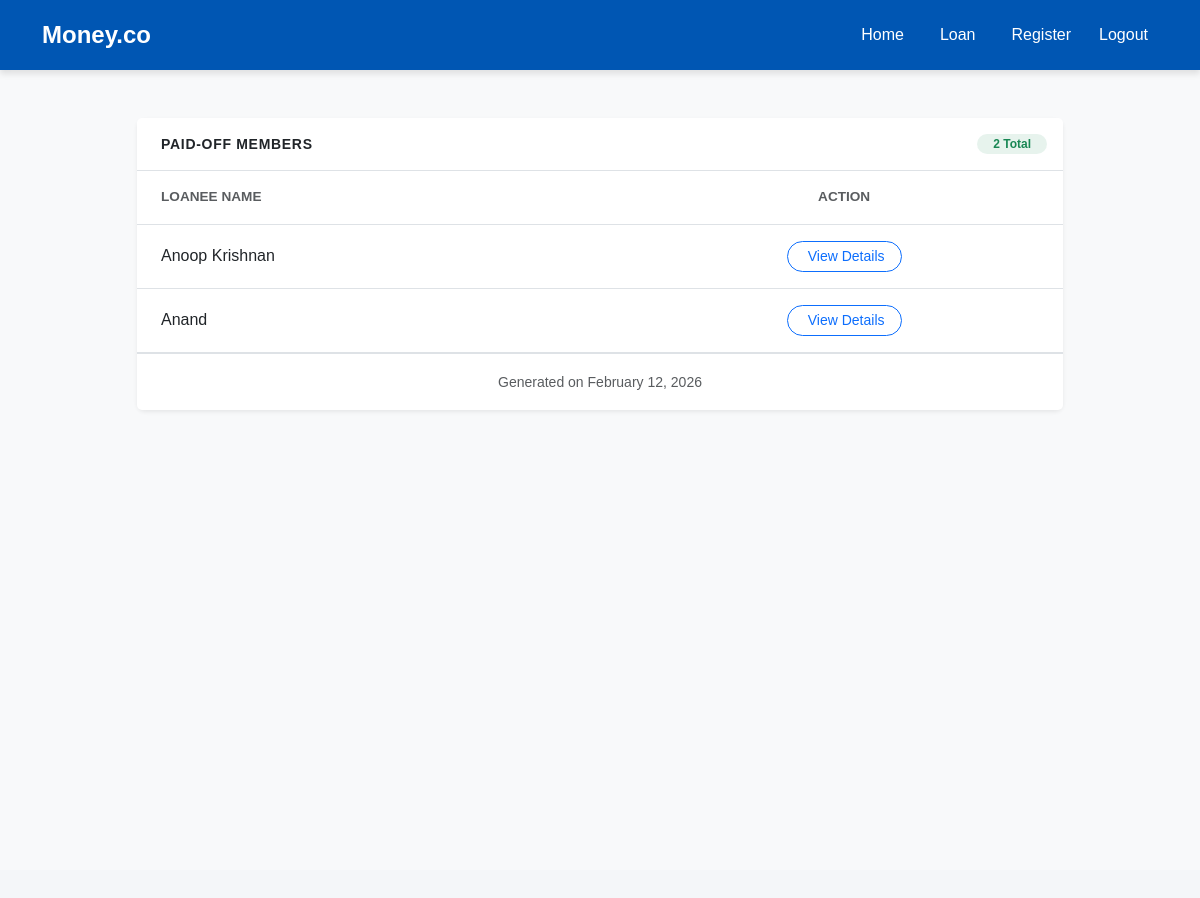
/paid_off/, run on an earlier commit of the app's database.
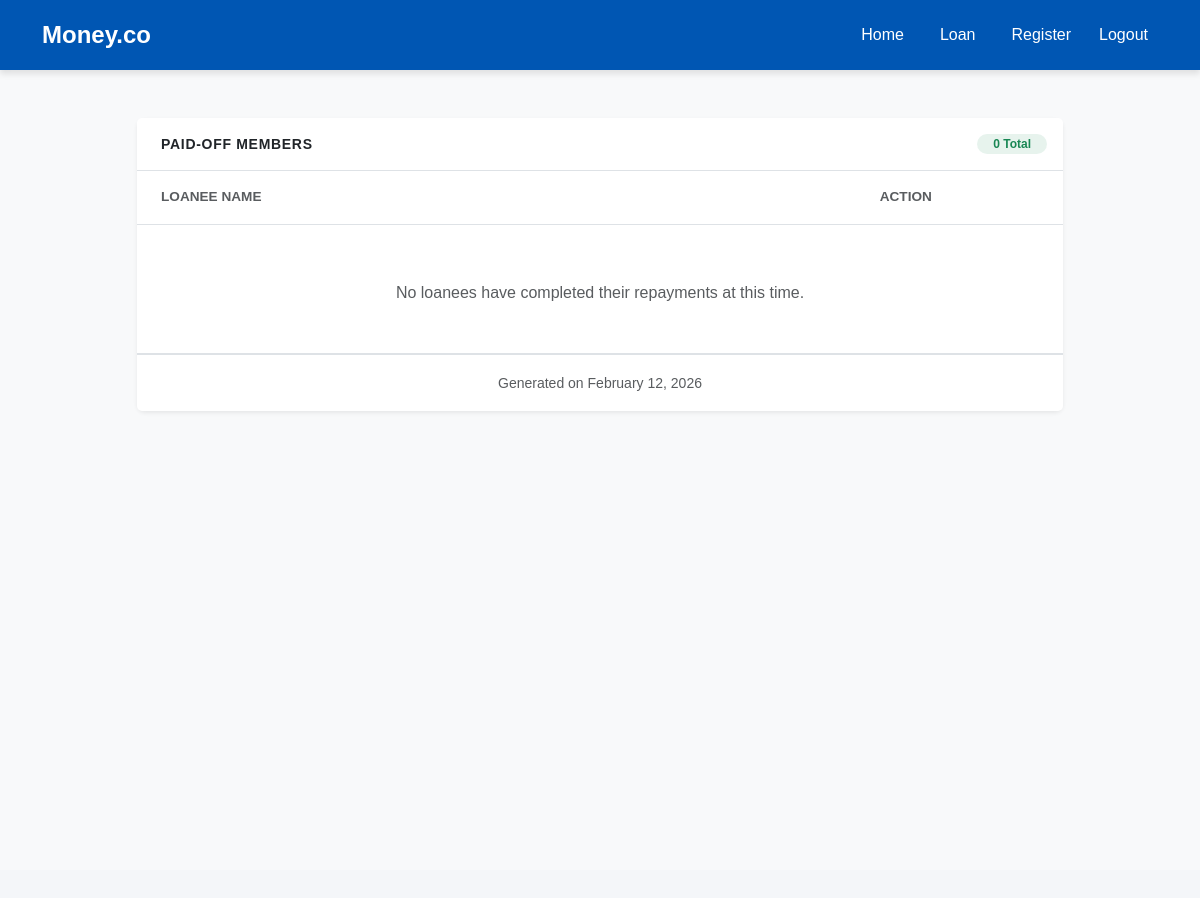
And on a later commit of the database.
### moneyapp/models.py (models this page shows, shortened)
class LoanRepayment(models.Model):
    member               = models.ForeignKey(Member, on_delete=models.CASCADE)
    repayment_number     = models.PositiveIntegerField()
    repayment_date       = models.DateField()
    interest_paid        = models.DecimalField(max_digits=10, decimal_places=2)
    principal_paid       = models.DecimalField(max_digits=10, decimal_places=2)
    rd_amount            = models.DecimalField(max_digits=10, decimal_places=2, default=0)
    total_payment        = models.DecimalField(max_digits=10, decimal_places=2)
    outstanding_balance  = models.DecimalField(max_digits=10, decimal_places=2)
    class Meta:
        ordering = ('member', 'repayment_number')
        constraints = [
            UniqueConstraint(
                fields=['member', 'repayment_number'],
                name='unique_member_repayment'
            )
        ]

class Member(models.Model):
    ROLE_CHOICES = [
        ('Teaching', 'Teaching Staff'),
        ('Non-Teaching', 'Non-Teaching Staff')
    ]
    name            = models.CharField(max_length=100)
    member_id       = models.CharField(max_length=50, unique=True)
    department      = models.CharField(max_length=100, blank=True)
    designation     = models.CharField(max_length=100, blank=True)
    mob             = models.CharField(max_length=10, validators=[phone_validator])
    email           = models.EmailField()
    dob             = models.DateField()
    doj             = models.DateField()
    doj_service     = models.DateField()
    maximum_period  = models.IntegerField()
    max_loan_amount = models.DecimalField(max_digits=10, decimal_places=2)
    city            = models.CharField(max_length=100)
    pincode         = models.CharField(max_length=10)
    role            = models.CharField(max_length=20, choices=ROLE_CHOICES, default='Non-Teaching')
    has_loan        = models.BooleanField(default=False)

### moneyapp/views.py (the view)
# urls.py: path('paid_off/', views.paid_off_list, name='paid_off_list'),
def paid_off_list(request):
    latest = LoanRepayment.objects.values('member').annotate(latest_id=Max('id'))
    latest_ids = [i['latest_id'] for i in latest]
    paid_off = LoanRepayment.objects.filter(id__in=latest_ids, outstanding_balance=0)
    return render(request, 'paid_off_list.html', {'paid_off_loanees': paid_off})

### moneyapp/templates/paid_off_list.html (shortened to what this page needs)
{% extends 'base.html' %}
{% block content %}
<div class="container-fluid py-5 bg-light min-vh-100">
    <div class="container">
        <div class="row justify-content-center">
            <div class="col-lg-10">
                <div class="card shadow-sm border-0 rounded-3">
                    <div class="card-header bg-white border-bottom py-3 d-flex justify-content-between align-items-center">
                        <div class="d-flex align-items-center">
                            <h5 class="mb-0 fw-bold text-dark text-uppercase small tracking-wider">Paid-Off Members</h5>
                        </div>
                        <span class="badge bg-success-soft text-success rounded-pill px-3">
                            {{ paid_off_loanees|length }} Total
                        </span>
                    </div>
                    <div class="card-body p-0">
                        <div class="table-responsive">
                            <table class="table table-hover align-middle mb-0">
                                <thead class="bg-light">
                                    <tr>
                                        <th scope="col" class="ps-4 py-3 text-muted fw-semibold" style="font-size: 0.85rem;">LOANEE NAME</th>
                                        <th scope="col" class="text-center py-3 text-muted fw-semibold" style="font-size: 0.85rem;">ACTION</th>
                                    </tr>
                                </thead>
                                <tbody>
                                    {% for repayment in paid_off_loanees %}
                                    <tr>
                                        <td class="ps-4 py-3">
                                            <div class="fw-medium text-dark">{{ repayment.member.name }}</div>
                                        </td>
                                        <td class="text-center py-3">
                                            <a href="{% url 'view_paid_off_details' repayment.member.id %}"
                                               class="btn btn-sm btn-outline-primary rounded-pill px-3">
                                                 View Details
                                            </a>
                                        </td>
                                    </tr>
                                    {% empty %}
                                    <tr>
                                        <td colspan="2" class="text-center py-5">
                                            <div class="text-muted">
                                                <p class="mb-0">No loanees have completed their repayments at this time.</p>
                                            </div>
                                        </td>
                                    </tr>
                                    {% endfor %}
                                </tbody>
                            </table>
                        </div>
                    </div>
                    <div class="card-footer bg-white border-top py-3 text-center">
                        <small class="text-muted">Generated on {% now "F j, Y" %}</small>
                    </div>
                </div>
            </div>
        </div>
    </div>
</div>
{% endblock %}

What changed in the data, as far as the page shows it:
removed LoanRepayment: member.name "Anoop Krishnan"
removed LoanRepayment: member.name "Anand"
Also different on the page:
{{ paid_off_loanees|length }}: "2" → "0"
text now shown: "No loanees have completed their repayments at this time."
